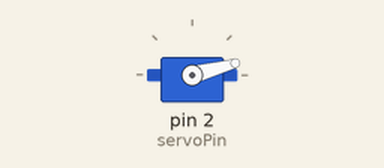
Recording of a sketch running on a simulated Arduino Uno, built with avr-gcc and run on an emulated ATmega328P. Parts: servo.

Above: at 0.05 s.
Timing chart, 0 to 4.6 s (numbered marks = the images above):
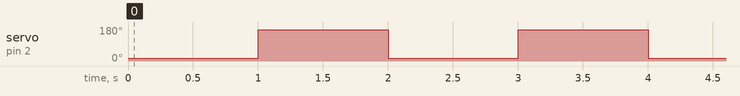

The sketch:

servo.ino
```cpp
//code for servo motor with esp8266
#include <Servo.h>
Servo myservo;  // create servo object to control a ser
#define servoPin 2  // Choose the digital pin connected to the servo

void setup() {
  myservo.attach(servoPin);  // attaches the servo on the specified pin
}

void loop() {
  // Rotate 15 degrees clockwise
  myservo.write(15);
  delay(1000);  // Wait for 2 seconds

  // Rotate 15 degrees anticlockwise
  myservo.write(165);  // 180 - 15
  delay(1000);  // Wait for 2 seconds
}
```

Measured:
- by itself, servo on pin 2 (servoPin): alternates 165° for 1.0 s and 15° for 1.0 s
